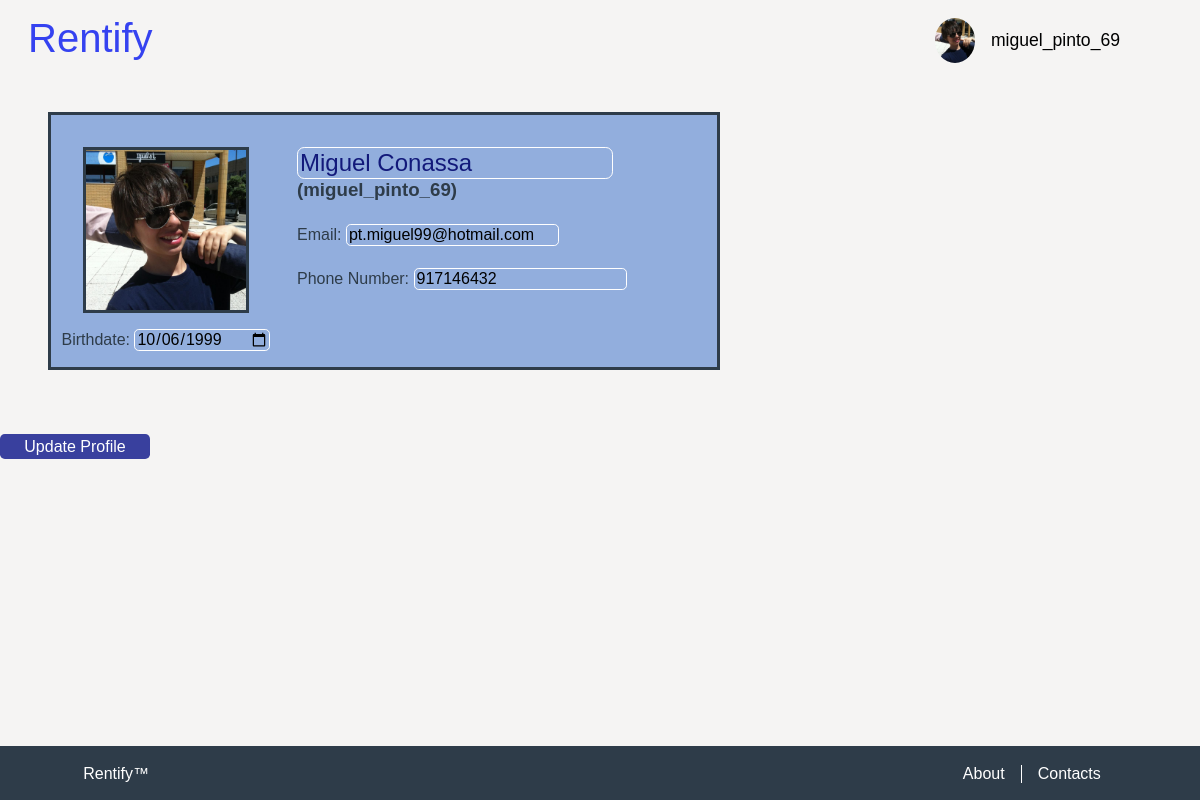
The page /pages/change_profile.php (signed in) on the database its author committed.
### tables this page shows
CREATE TABLE User(
    username TEXT UNIQUE PRIMARY KEY,
    full_name TEXT NOT NULL,
    birthdate DATE NOT NULL,
    phone INTEGER NOT NULL,
    email TEXT NOT NULL,
    password_hash INTEGER NOT NULL,
    image_name TEXT NOT NULL 
);

### database/user.php (called while the page is built, shortened)
<?php
  include_once "../database/connection.php";
  function getUserInfo($username, $password){
    global $db;
    $stmt = $db->prepare('SELECT * FROM User WHERE username = ? AND password_hash = ?');
    $stmt->execute(array($username, $password));
    return $stmt->fetch();
  }
  function getUserPassword($username){
    global $db;
    $stmt = $db->prepare('
        SELECT password_hash as password
        FROM User
        WHERE username = ?
    ');
    $stmt->execute(array($username));
    return $stmt->fetch();
  }
  function getUserImagePath($username) {
    global $db;
    $stmt = $db->prepare('
        SELECT image_name
        FROM User
        WHERE username = ?
    ');
    $stmt->execute(array($username));
    return $stmt->fetch();
  }
?>

### pages/change_profile.php (the view, shortened to what this page needs)
<?php
    include_once "../includes/init.php";
    include_once "../database/user.php";
    include_once "../templates/tpl_common.php";
    $username = $_SESSION['username'];
    $password_hash = getUserPassword($username)['password'];
    $user_info = getUserInfo($username, $password_hash);
    if(isset($_SESSION['image_name']))
        $image_name = $_SESSION['image_name'];
    else
        $image_name = $user_info['image_name'];
    document_main_part();
?>
        <link href="../css/change_profile.css" rel="stylesheet">
        <link href="../css/profile.css" rel="stylesheet">
    </head>
    <body>
        <?php
            draw_body_header();
        ?>
        <form id="update_profile_form" action="../actions/action_update_profile.php" method="post">
            <section id="user_info">
                <div id="fit_crop">
                    <img src="../images/<?=$image_name?>"/>
                </div>
                <div id="headers">
                    <h2><input id="full_name" type="text" name="full_name" value="<?=$user_info['full_name']?>" placeholder="<?=$user_info['full_name']?>"/></h2>
                    <h3>(<?=$user_info['username']?>)</h3>
                </div>
                <p id="email">Email: <input type="email" name="email" value="<?=$user_info['email']?>" placeholder="<?=$user_info['email']?>"/></p>
                <p id="phone">Phone Number: <input type="tel" name="phone" value="<?=$user_info['phone']?>" placeholder="<?=$user_info['phone']?>"/></p>
                <p id="birthdate">Birthdate: <input type="date" name="birthdate" value="<?=$user_info['birthdate']?>" placeholder="<?=$user_info['birthdate']?>"/></p>
            </section>
            <input class="account_button" type="Submit" value="Update Profile">
        </form>
<?php
    draw_footer(false);
?>

### templates/tpl_common.php (shortened to what this page needs)
<?php
include_once "../includes/init.php";
include_once "../database/user.php";
function draw_user_image(){
    $image_name = getUserImagePath($_SESSION['username']);
    $image_path = "../images/".$image_name['image_name'];
    echo "<img src=".$image_path." alt=\"User's photo\" id=\"user_photo\">";
}
function draw_body_header(){
    draw_header('user.php', 'Profile');
}
function draw_header($page, $name){
?>
    <header>
        <div id="fixed">
        <h1><a href="index.php"> Rentify </a></h1>
        <?php
        if(isset($_SESSION['username'])) {
        ?>
            <div class="dropdown">
                <?php draw_user_image(); ?>
                <button  class="dropdown_button" id="user_badge" > <?php echo $_SESSION['username'] ?> </button>
            </div>
        <?php
        }
        ?>
        </div>
    </header>
<?php
}
?>
<?php
function document_main_part(){
?>
<!DOCTYPE html>
<html lang="en">
    <head>
        <link href="../css/layout.css" rel="stylesheet">
        <link href="../css/style.css" rel="stylesheet">
<?php
}
function draw_footer($include_button){
?>
        <footer id="footer">
            <p><a href="../pages/index.php">Rentify™</a></p>
            <ul>
                <li><a href="../pages/about.php">About</a></li>
                <li><a href="../pages/contacts.php">Contacts</a></li>
            </ul>
        </footer>
    </body>
</html>
<?php
}
?>

### css/layout.css (style rules this page uses)
body { background-color: #F5F4F3; margin: 0; height: 100vh; display: grid; grid-template-rows: [header] auto [nav] auto [properties] 1fr [footer] auto [end]; }
body > header { height: 3.0em; }
body > header h1 { grid-column: 1; grid-row-start: 1; grid-row-end: 3; padding-left: 0.3em; padding-right: 0.3em; }
body > header #user_photo { width: 40px; border-radius: 50%; align-self: center; }
body > header #user_badge { font-size: 1.1em; color: black; }
.dropdown { display: grid; grid-column: 3; grid-row: 1; grid-template-columns: 1fr 1fr; grid-template-rows: 1.2fr 0.1fr; justify-items: start; margin-right: 3em; }
.dropdown .dropdown_button { cursor: pointer; font-size: 16px; border: none; outline: none; color: white; padding: 14px 16px; background-color: inherit; font-family: inherit; margin: 0; grid-row: 1; grid-column: 2; }

### css/style.css (style rules this page uses)
body > header { padding-bottom: 1em; z-index: 2; }
body > header #fixed { position: fixed; padding: 1em; background-color: #F5F4F3; height: inherit; display: grid; grid-template-columns: 6fr auto 1fr; }
body > header h1 { margin: 0; }
body > header a { color: #3542f0; font-weight: lighter; text-decoration: none; outline: none; }
body { font-family: 'Trebuchet MS', Helvetica, sans-serif; color: black; font-weight: lighter; }
body h1, body h2 { font-family: 'Trebuchet MS', Helvetica, sans-serif; color: black; font-weight: lighter; }
header h1 { font-size: 2.5em; }
#footer { font-family: "Helvetica"; }
html { height: 100%; }
#footer { display: grid; grid-template-columns: auto 0.1fr; background-color: #2e3c49; padding: 0.2em; text-align: center; margin: 0; height: 3em; align-self: end; }
#footer p { grid-column: 1; text-align: left; margin-left: 5em; }
#footer ul { display: flex; grid-column: 2; flex-direction: row; padding-left: 0%; text-align: right; margin-right: 5em; }
#footer li { display: block; flex: 1; list-style-type: none; padding-right: 1em; padding-left: 1em; }
#footer li:first-of-type { border-right: 1px solid white; }
#footer a { color: white; text-decoration: none; }

### css/change_profile.css (style rules this page uses)
#user_info #fit_crop { display:grid; width:160px; }
#user_info #fit_crop img { grid-row-start: 1; grid-row-end: 3; grid-column: 1; }
#user_info #full_name { color: #12197a; }
input { background-color: inherit; font: inherit; border: 1px solid white; border-radius: 0.3em; }
.account_button { background: #39409e; padding-left: 1em; padding-right: 1em; color: #ffffff; margin-top: 1em; height: 25px; width: 150px; z-index: 1; }
.account_button { border: none; }

### css/profile.css (style rules this page uses)
#user_info { display: grid; grid-template-columns: 0.4fr auto; grid-template-rows: auto; margin: 3em; margin-right: 40%; border: solid #2e3c49; background: #92aedd; }
#user_info #fit_crop { grid-column: 1; grid-row-start: 1; grid-row-end: 4; max-height: 160px; width: 160px; height: 160px; overflow: hidden; margin: 2em 2em 0em 2em; border: solid #2e3c49 }
#user_info img { width: 160px; }
#user_info #headers { margin-top: 16px; grid-column: 2; grid-row: 1; }
#user_info h2 { margin: 16px 0px 0px 16px; }
#user_info h3 { margin: 0px 0px 0px 16px; color: #2e3c49; }
#user_info #email { grid-column: 2; grid-row: 2; margin: 0px 0px 0px 16px; color: #2e3c49; }
#user_info #phone { grid-column: 2; grid-row: 3; margin: 0px 0px 0px 16px; color: #2e3c49; }
#user_info #birthdate { grid-column: 1; grid-row: 4; text-align: center; color: #2e3c49; }

### rows shown on the page
user: image_name (picture), full_name "Miguel Conassa", username "miguel_pinto_69", email "pt.miguel99@hotmail.com", phone "917146432", birthdate "10/06/1999"

### other values the page prints
$_SESSION['username'] "miguel_pinto_69"
